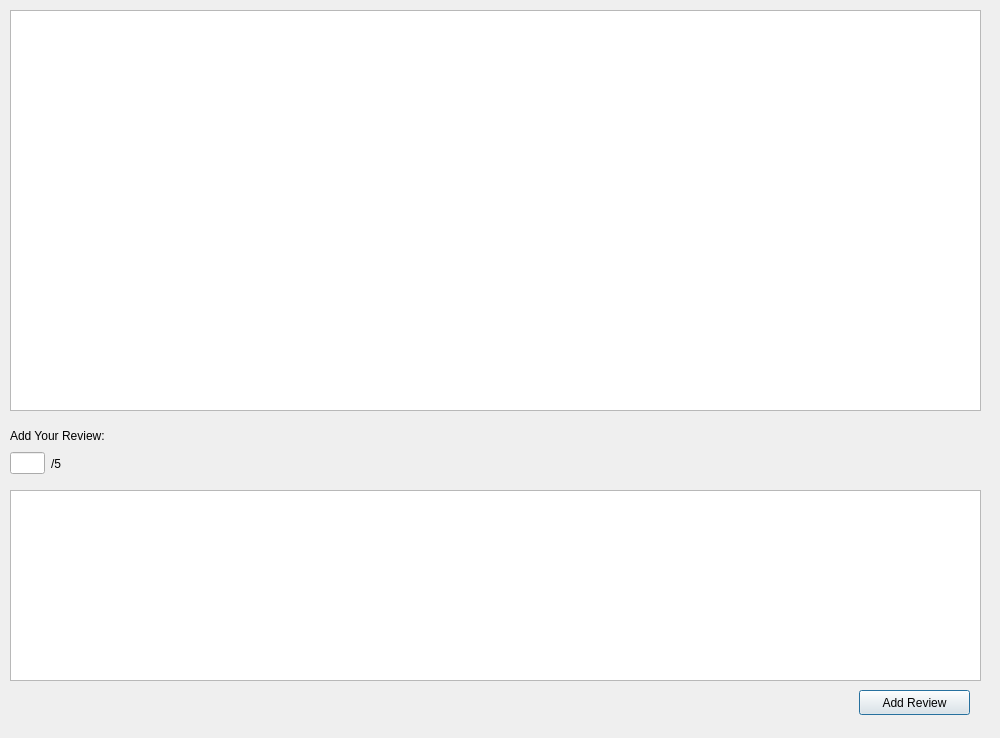
<?xml version="1.0" encoding="UTF-8"?>
<ui version="4.0">
 <class>viewTestimonials</class>
 <widget class="QDialog" name="viewTestimonials">
  <property name="geometry">
   <rect>
    <x>0</x>
    <y>0</y>
    <width>1000</width>
    <height>738</height>
   </rect>
  </property>
  <property name="windowTitle">
   <string>Dialog</string>
  </property>
  <widget class="QTextBrowser" name="priorTestimonials">
   <property name="geometry">
    <rect>
     <x>10</x>
     <y>10</y>
     <width>971</width>
     <height>401</height>
    </rect>
   </property>
  </widget>
  <widget class="QLabel" name="addReviewLabel">
   <property name="geometry">
    <rect>
     <x>10</x>
     <y>420</y>
     <width>111</width>
     <height>31</height>
    </rect>
   </property>
   <property name="text">
    <string>Add Your Review:</string>
   </property>
  </widget>
  <widget class="QTextEdit" name="userTestimonial">
   <property name="geometry">
    <rect>
     <x>10</x>
     <y>490</y>
     <width>971</width>
     <height>191</height>
    </rect>
   </property>
  </widget>
  <widget class="QPushButton" name="addTestimonial">
   <property name="geometry">
    <rect>
     <x>859</x>
     <y>690</y>
     <width>111</width>
     <height>25</height>
    </rect>
   </property>
   <property name="text">
    <string>Add Review</string>
   </property>
  </widget>
  <widget class="QWidget" name="">
   <property name="geometry">
    <rect>
     <x>10</x>
     <y>450</y>
     <width>51</width>
     <height>27</height>
    </rect>
   </property>
   <layout class="QHBoxLayout" name="horizontalLayout">
    <item>
     <widget class="QLineEdit" name="lineEdit"/>
    </item>
    <item>
     <widget class="QLabel" name="label_2">
      <property name="text">
       <string>/5</string>
      </property>
     </widget>
    </item>
   </layout>
  </widget>
 </widget>
 <resources/>
 <connections/>
</ui>
